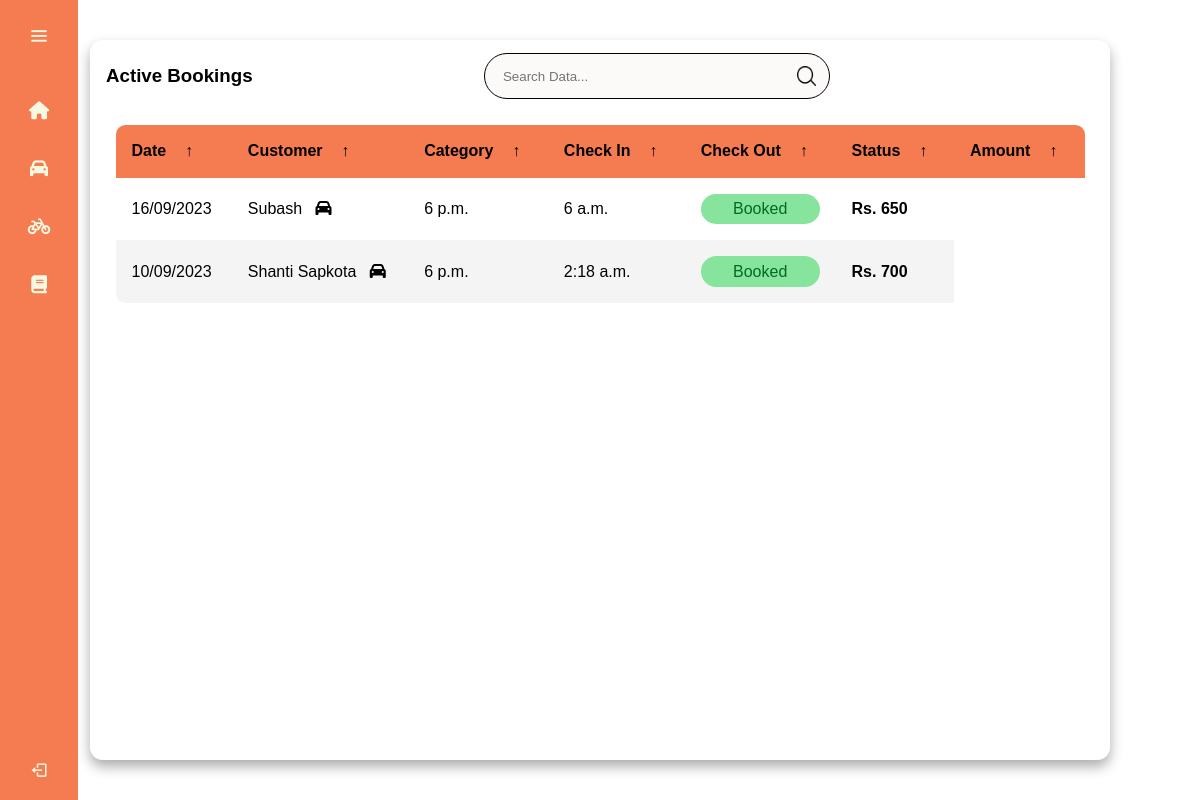
Page /owner/bookings/active (signed in) on the committed database.
### customer/models.py (models this page shows)
class Ticket(models.Model):
    parking_code = models.CharField(max_length=255, null=True, blank=True)
    code = models.CharField(max_length=255, null=True, blank=True)
    username = models.CharField(max_length=50,default="dibas")
    bookedSeat = models.CharField(max_length=10,default="")
    vehicle_type = models.CharField(max_length=255, null=True, blank=True)
    payment = models.BooleanField(default=False)
    amount = models.IntegerField(default=0)
    qr_code = models.ImageField(upload_to=upload_qr, null=True, blank=True)
    fine = models.IntegerField(null=True, blank=True)
    departureTime = models.TimeField(default='00:00:00')
    arrivalTime = models.TimeField(default='00:00:00')
    departureDate = models.DateField(null=True, blank=True)
    status = models.CharField(max_length=255, null=True, blank=True)
    vehicleID = models.CharField(max_length=50)
    booked_date = models.DateTimeField(null=True, blank=True)
    def __str__(self):
        return self.code

### open_park/views.py (the view)
# urls.py: path('bookings/active', views.my_active_bookings, name="my_active_bookings"),
def my_active_bookings(request):
    if request.user.is_authenticated and request.user.is_staff:
        owner_parking_codes = Parking.objects.filter(
            owner=request.user).values_list('code', flat=True)
        parking_tickets = Ticket.objects.filter(
            parking_code__in=owner_parking_codes, status='Booked')
        print(parking_tickets)
    else:
        return redirect('login')
    return render(request, 'open_park/booking.html', {'parking_tickets': parking_tickets})

### open_park/templates/open_park/booking.html (shortened to what this page needs)
{% load static %}
<!DOCTYPE html>
<html lang="en">
<head>
      <link href='https://unpkg.com/boxicons@2.0.7/css/boxicons.min.css' rel='stylesheet'>
     <link rel="stylesheet" href="{% static 'owner/css/main.css' %}">
     <link rel="stylesheet" href="{% static 'owner/css/carbike.css' %}">
   </head>
</head>
<body>
    <body>
        <div class="sidebar">
          <div class="logo-details">
              <i class='bx bx-menu' id="btn" ></i>
          </div>
          <ul class="nav-list">
            <li>
              <a href="{% url 'owner_dashboard' %}">
                  <i class="fa-sharp fa-solid fa-house"></i>
              </a>
            </li>
           <li>
             <a href="{% url 'my_car_bookings' %}">
              <i class="fa-solid fa-car"></i>
             </a>
           </li>
           <li>
             <a href="{% url 'my_bike_bookings' %}">
              <i class="fa-solid fa-bicycle"></i>
             </a>
           </li>
           <li>
            <a href="{% url 'my_active_bookings' %}">
             <i class="fa-solid fa-book"></i>
            </a>
          </li>
           <li class="profile">
               <div class="profile-details">
                <div class="profileimg">  </div>
                 <div class="name_job">
                   <div class="name">Ram</div>
                 </div>
               </div>
               <i class='bx bx-log-out' id="log_out" ></i>
           </li>
          </ul>
        </div>
        <section class="booking-section">
          <main class="table">
            <section class="table__header">
                <h1>Active Bookings</h1>
                <div class="input-group">
                    <input type="search" placeholder="Search Data...">
                    <img src="{% static 'owner/img/search.png' %}" alt="">
                </div>
                <div class="export__file">
                    <label for="export-file" class="export__file-btn" title="Export File"></label>
                </div>
            </section>
            <section class="table__body">
                <table>
                    <thead>
                        <tr>
                            <th> Date <span class="icon-arrow">&UpArrow;</span></th>
                            <th> Customer <span class="icon-arrow">&UpArrow;</span></th>
                            <th> Category <span class="icon-arrow">&UpArrow;</span></th>
                            <th> Check In <span class="icon-arrow">&UpArrow;</span></th>
                            <th> Check Out <span class="icon-arrow">&UpArrow;</span></th>
                            <th> Status <span class="icon-arrow">&UpArrow;</span></th>
                            <th> Amount <span class="icon-arrow">&UpArrow;</span></th>
                        </tr>
                    </thead>
                    <tbody>
                      {% for ticket in parking_tickets %}
                      <tr>
                        <td>{{ticket.booked_date|date:"d/m/Y"}} </td>
                        <td>{{ticket.username}} &nbsp; <i class="fa-solid fa-car"></i> </td>
                        <td> {{ticket.arrivalTime}}</td>
                        <td> {{ticket.departureTime}} </td>
                        {% if ticket.status == 'Cancel'%}
                        <td>
                          <p class="status cancelled">{{ticket.status}}</p>
                        </td>
                        {% elif ticket.status == "Reserved"%}
                        <td>
                          <p class="status pending">Reserved</p>
                        </td>
                        {% elif ticket.status == "Booked"%}
                        <td>
                          <p class="status delivered">Booked</p>
                        </td>
                        {% endif %}
                        <td> <strong>Rs. {{ticket.amount}}</strong></td>
                      </tr>
                      {% endfor %}
                    </tbody>
                </table>
            </section>
        </main>
        </section>
      </body>
</body>
</html>

### static/owner/css/main.css (style rules this page uses)
* { margin: 0; padding: 0; box-sizing: border-box; font-family: "Poppins" , sans-serif; }
.sidebar { position: fixed; left: 0; top: 0; height: 100%; width: 78px; background: #F57C51; padding: 6px 14px; z-index: 99; transition: all 0.5s ease; }
.sidebar .logo-details { height: 60px; display: flex; align-items: center; position: relative; }
.sidebar .logo-details #btn { position: absolute; top: 50%; right: 0; transform: translateY(-50%); font-size: 22px; transition: all 0.4s ease; font-size: 23px; text-align: center; cursor: pointer; transition: all 0.5s ease; }
.sidebar i { color: #F6F8E2; height: 60px; min-width: 50px; font-size: 28px; text-align: center; line-height: 60px; }
.sidebar .nav-list { margin-top: 20px; height: 100%; }
.sidebar li { position: relative; margin: 8px 0; list-style: none; }
.sidebar li a { display: flex; height: 100%; width: 100%; border-radius: 12px; align-items: center; text-decoration: none; transition: all 0.4s ease; background:#F57C51; }
.sidebar li i { height: 50px; line-height: 50px; font-size: 18px; border-radius: 12px; }
.sidebar li.profile { position: fixed; height: 60px; width: 78px; left: 0; bottom: -8px; padding: 10px 14px; background: #F57C51; transition: all 0.5s ease; overflow: hidden; }
.sidebar li .profile-details { display: flex; align-items: center; flex-wrap: nowrap; }
.sidebar li.profile .name, .sidebar li.profile .job { font-size: 15px; font-weight: 400; color: #F6F8E2; white-space: nowrap; }
.sidebar .profile #log_out { position: absolute; top: 50%; right: 0; transform: translateY(-50%); background: #F57C51; width: 100%; height: 60px; line-height: 60px; border-radius: 0px; transition: all 0.5s ease; }

### static/owner/css/carbike.css (style rules this page uses)
* { margin: 0; padding: 0; box-sizing: border-box; font-family: sans-serif; }
body { min-height: 100vh; background: white; display: flex; justify-content: center; align-items: center; }
main.table { width: 85vw; height: 90vh; background-color: #fff5; backdrop-filter: blur(7px); box-shadow: 0 .4rem .8rem #0005; border-radius: .8rem; overflow: hidden; }
.table__header { width: 100%; height: 10%; background-color: #fff4; padding: .8rem 1rem; display: flex; justify-content: space-between; align-items: center; }
.table__header .input-group { width: 35%; height: 100%; background-color: rgba(246, 236, 236, 0.333); border: solid 0.5px; padding: 0 .8rem; border-radius: 2rem; display: flex; justify-content: center; align-items: center; transition: .2s; }
.table__header .input-group img { width: 1.2rem; height: 1.2rem; }
.table__header .input-group input { width: 100%; padding: 0 .5rem 0 .3rem; background-color: transparent; border: none; outline: none; }
.table__body { width: 95%; max-height: calc(89% - 1.6rem); background-color: #fff; margin: .8rem auto; border-radius: .6rem; overflow: auto; overflow: overlay; }
table { width: 100%; }
table, th, td { border-collapse: collapse; padding: 1rem; text-align: left; }
thead th { position: sticky; top: 0; left: 0; background-color: #F57C51; cursor: pointer; text-transform: capitalize; }
tbody tr:nth-child(even) { background-color: #0000000b; }
tbody tr { --delay: .1s; transition: .5s ease-in-out var(--delay), background-color 0s; }
tbody tr td, tbody tr td p, tbody tr td img { transition: .2s ease-in-out; }
.status { padding: .4rem 0; border-radius: 2rem; text-align: center; }
.status.delivered { background-color: #86e49d; color: #006b21; }
thead th span.icon-arrow { display: inline-block; width: 1.3rem; height: 1.3rem; border-radius: 50%; border: 1.4px solid transparent; text-align: center; font-size: 1rem; margin-left: .5rem; transition: .2s ease-in-out; }
.export__file { position: relative; }

### rows in the picture
Ticket: booked_date "16/09/2023", username "Subash", arrivalTime "6 p.m.", departureTime "6 a.m.", status "Booked", amount "650"
Ticket: booked_date "10/09/2023", username "Shanti Sapkota", arrivalTime "6 p.m.", departureTime "2:18 a.m.", status "Booked", amount "700"
